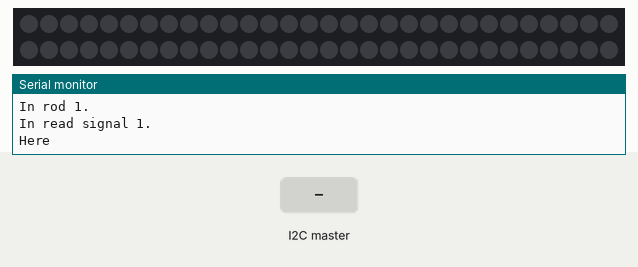
A sketch run on a simulated Arduino Uno, built with avr-gcc and run on an emulated ATmega328P. Parts: 60 RGB LEDs in strip order, left to right, continuing on the next row, the last lines printed to the serial monitor. The test bench sets the inputs (shaded band). Dim RGB values are drawn brighter than linear.

Above: at 1.4 s.
1.5 s: the I2C master sends the byte 1
At 2.0 s:
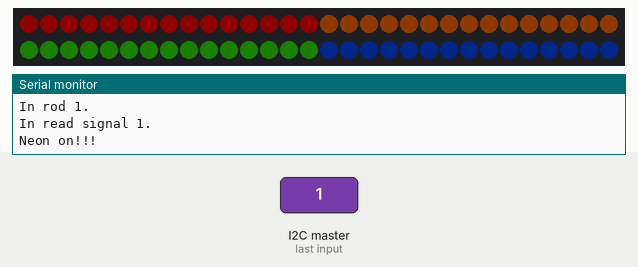
3.0 s: the I2C master sends the byte 2
At 3.7 s:
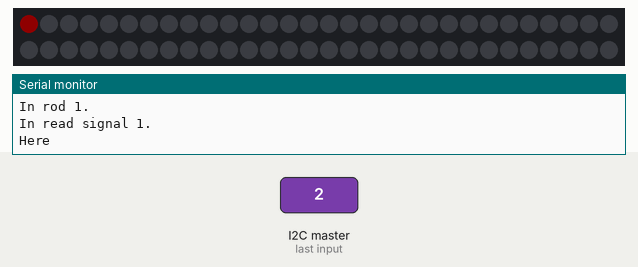
Timing chart, 0 to 6.0 s (numbered marks = the images above; inputs shaded):
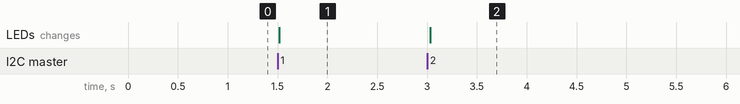

The sketch:

Slave_I2C_F.ino
```cpp
/*This is the code for the slave rods*/
#include "Wire.h"
#include <Adafruit_NeoPixel.h>
Adafruit_NeoPixel pixels(60, 5);

#define SLAVE_ADDRESS 1 // need to modify the address for each slave rods here
#define CURRENT_ROD 1

#define ROD_1_ADDRESS 1
#define ROD_2_ADDRESS 2
#define ROD_3_ADDRESS 3
#define ROD_4_ADDRESS 4

#define CASE_0 0
#define CASE_1 1 // 1
#define CASE_2 2 // 2
#define CASE_3 3 // 1, 2
#define CASE_4 4 // 3
#define CASE_5 5 // 1, 3
#define CASE_6 6 // 2, 3
#define CASE_7 7 // 1, 2, 3
#define CASE_8 8 // 4
#define CASE_9 9 // 1, 4
#define CASE_10 10 // 2, 4
#define CASE_11 11 // 1, 2, 4
#define CASE_12 12 // 3, 4
#define CASE_13 13 // 1, 3, 4
#define CASE_14 14 // 2, 3, 4
#define CASE_15 15 // 1, 2, 3, 4

#define red 1
#define orange 2
#define yellow 3
#define light_green 4
#define dark_green 5
#define light_blue 6
#define dark_blue 7
#define purple 8

#define TOUCH_PIN 8

int signal = 0;
int color_state = 1;

void setup() {
  Wire.begin(SLAVE_ADDRESS);
  Serial.begin(115200);
  pixels.begin();
  pixels.setBrightness(15);
  pinMode(TOUCH_PIN, INPUT);
}

void loop() {
  Wire.onRequest(Sending_touch_signal_request);
  delay(500);
  Getting_rod_5_message();
}

void ReceiveEvent(){
  if(Wire.available()){
    while(Wire.available()) signal = Wire.read();
  }
}

void Sending_touch_signal_request(){
  int touch = digitalRead(TOUCH_PIN);
  Wire.write(touch);
}

void Getting_rod_5_message(){
  Wire.onReceive(ReceiveEvent);
    Serial.print("The attreive signal is: ");
    Serial.println(signal);
    switch(CURRENT_ROD){
      case ROD_1_ADDRESS:
        Serial.println("In rod 1.");
        read_signal_1();
      break;
      case ROD_2_ADDRESS:
        Serial.println("In rod 2.");
        read_signal_2();
      break;
      case ROD_3_ADDRESS:
        Serial.println("In rod 3.");
        read_signal_3();
      break;
      case ROD_4_ADDRESS:
        Serial.println("In rod 4.");
        read_signal_4();
      break;
      default:
        Serial.println("In rod default.");
        read_signal_1();
      break;
    }
}

void read_signal_1(){
  Serial.println("In read signal 1.");
  if((signal == CASE_1)
      || (signal == CASE_3)
      || (signal == CASE_5)
      || (signal == CASE_7)
      || (signal == CASE_9)
      || (signal == CASE_11)
      || (signal == CASE_13)
      || (signal == CASE_15)
      ) neon_on();
  else{
    Serial.println("Here");
    neon_off();
  }
}

void read_signal_2(){
  if((signal == CASE_2)
      || (signal == CASE_3)
      || (signal == CASE_6)
      || (signal == CASE_7)
      || (signal == CASE_10)
      || (signal == CASE_11)
      || (signal == CASE_14)
      || (signal == CASE_15)
      ) neon_on();
  else neon_off();
}

void read_signal_3(){
  if((signal == CASE_4)
      || (signal == CASE_5)
      || (signal == CASE_6)
      || (signal == CASE_7)
      || (signal == CASE_12)
      || (signal == CASE_13)
      || (signal == CASE_14)
      || (signal == CASE_15)
      ) neon_on();
  else neon_off();
}

void read_signal_4(){
  if((signal == CASE_8)
      || (signal == CASE_9)
      || (signal == CASE_10)
      || (signal == CASE_11)
      || (signal == CASE_12)
      || (signal == CASE_13)
      || (signal == CASE_14)
      || (signal == CASE_15)
      ) neon_on();
  else neon_off();
}

void neon_on(){
  Serial.println("Neon on!!!");
  // circular(color_state);
  // if(color_state == 8)color_state = 1;
  // else color_state++;
  neon_try();
}

void neon_off(){
  for(int i = 1; i < 60; i++){
    pixels.setPixelColor(i, pixels.Color(0, 0, 0));
  }
  pixels.show();
}

void circular(int color_state){
    switch(color_state){
      case red:
      for(int i = 0; i < 60; i ++){
        pixels.setPixelColor(i, pixels.Color(255, 0, 0));
        pixels.show();
        delay(100);
      }
      for(int i = 1; i < 60; i++){
        pixels.setPixelColor(i, pixels.Color(0, 0, 0));
        pixels.show();
        delay(100);
      }
      break;
      case orange:
      for(int i = 0; i < 60; i ++){
        pixels.setPixelColor(i, pixels.Color(255, 96, 0));
        pixels.show();
        delay(100);
      }
      for(int i = 1; i < 60; i++){
        pixels.setPixelColor(i, pixels.Color(0, 0, 0));
        pixels.show();
        delay(100);
      }
      break;
      case yellow:
      for(int i = 0; i < 60; i ++){
        pixels.setPixelColor(i, pixels.Color(255, 207, 0));
        pixels.show();
        delay(100);
      }
      for(int i = 1; i < 60; i++){
        pixels.setPixelColor(i, pixels.Color(0, 0, 0));
        pixels.show();
        delay(100);
      }
      break;
      case light_green:
      for(int i = 0; i < 60; i ++){
        pixels.setPixelColor(i, pixels.Color(138, 207, 0));
        pixels.show();
        delay(100);
      }
      for(int i = 1; i < 60; i++){
        pixels.setPixelColor(i, pixels.Color(0, 0, 0));
        pixels.show();
        delay(100);
      }
      break;
      case dark_green:
      for(int i = 0; i < 60; i ++){
        pixels.setPixelColor(i, pixels.Color(16, 83, 0));
        pixels.show();
        delay(100);
      }
      for(int i = 1; i < 60; i++){
        pixels.setPixelColor(i, pixels.Color(0, 0, 0));
        pixels.show();
        delay(100);
      }
      break;
      case light_blue:
      for(int i = 0; i < 60; i ++){
        pixels.setPixelColor(i, pixels.Color(16, 181, 205));
        pixels.show();
        delay(100);
      }
      for(int i = 1; i < 60; i++){
        pixels.setPixelColor(i, pixels.Color(0, 0, 0));
        pixels.show();
        delay(100);
      }
      break;
      case dark_blue:
      for(int i = 0; i < 60; i ++){
        pixels.setPixelColor(i, pixels.Color(3, 55, 182));
        pixels.show();
        delay(100);
      }
      for(int i = 1; i < 60; i++){
        pixels.setPixelColor(i, pixels.Color(0, 0, 0));
        pixels.show();
        delay(100);
      }
      break;
      case purple:
      for(int i = 0; i < 60; i ++){
        pixels.setPixelColor(i, pixels.Color(157, 74, 230));
        pixels.show();
        delay(100);
      }
      for(int i = 1; i < 60; i++){
        pixels.setPixelColor(i, pixels.Color(0, 0, 0));
        pixels.show();
        delay(100);
      }
      break;
      default:{
        for(int i = 1; i < 60; i++){
        pixels.setPixelColor(i, pixels.Color(0, 0, 0));
        pixels.show();
        delay(100);
      }
      break;
      }
    }
}

void neon_try(){
  for(int i = 0; i < 15; i++){
    pixels.setPixelColor(i, pixels.Color(255, 0, 0));
  }
  for(int i = 15; i < 30; i++){
    pixels.setPixelColor(i, pixels.Color(255, 96, 0));
  }
  for(int i = 30; i < 45; i++){
    pixels.setPixelColor(i, pixels.Color(16, 83, 0));
  }
  for(int i = 45; i < 60; i++){
    pixels.setPixelColor(i, pixels.Color(3, 55, 182));
  }

  pixels.show();
}
```

Measured:
- after the input at 1.5 s, the LEDs: change at once (image 1)
- after the input at 3.0 s, the LEDs: change at once (image 2)
